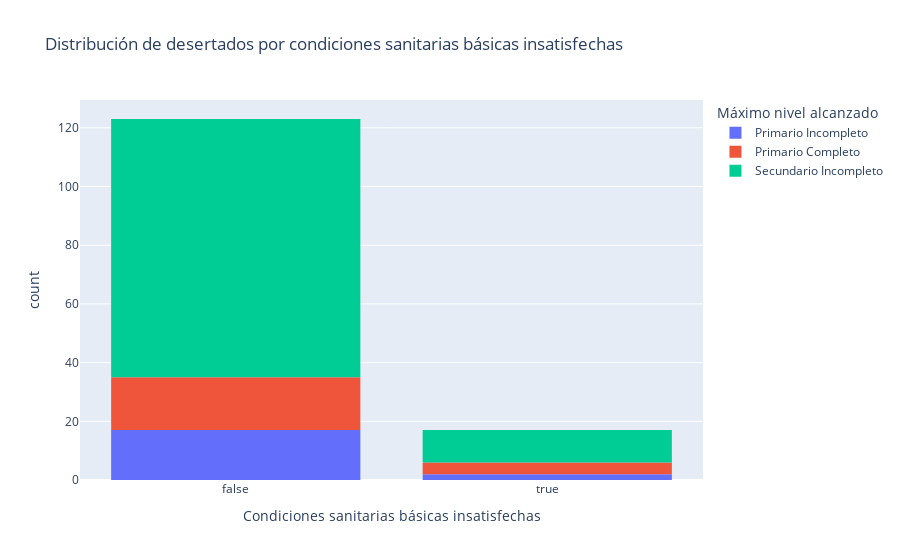

Write notebook code for a chart like this one.
### Code cell
fig = px.histogram(data_frame=desertados_s, x='nbi_sanitaria', color='NIVEL_ED_22',
                  labels={'nbi_sanitaria': 'Condiciones sanitarias básicas insatisfechas',
                         'NIVEL_ED_22': 'Máximo nivel alcanzado'}, 
                   nbins=20,
                   title='Distribución de desertados por condiciones sanitarias básicas insatisfechas',
                   height=600)

newnames = {'1':'Primario Incompleto', '2': 'Primario Completo', '3': 'Secundario Incompleto'}
fig.for_each_trace(lambda t: t.update(name = newnames[t.name],
                                      legendgroup = newnames[t.name],
                                      hovertemplate = t.hovertemplate.replace(t.name, newnames[t.name])
                                     )
                  )
fig.show()

### Figure 1 — Plotly figure (JSON) as saved in the notebook; plotly's stock layout.template omitted (floating-point values rounded to 4 significant figures)
{"data": [{"alignmentgroup": "True", "bingroup": "x", "hovertemplate": "Máximo nivel alcanzado=Primario Incompleto<br>Condiciones sanitarias básicas insatisfechas=%{x}<br>count=%{y}<extra></extra>", "legendgroup": "Primario Incompleto", "marker": {"color": "#636efa", "pattern": {"shape": ""}}, "name": "Primario Incompleto", "nbinsx": 20, "offsetgroup": "1", "orientation": "v", "showlegend": true, "type": "histogram", "x": [false, false, false, false, false, false, false, true, false, false, false, false, false, false, false, false, true, false, false], "xaxis": "x", "yaxis": "y"}, {"alignmentgroup": "True", "bingroup": "x", "hovertemplate": "Máximo nivel alcanzado=Primario Completo<br>Condiciones sanitarias básicas insatisfechas=%{x}<br>count=%{y}<extra></extra>", "legendgroup": "Primario Completo", "marker": {"color": "#EF553B", "pattern": {"shape": ""}}, "name": "Primario Completo", "nbinsx": 20, "offsetgroup": "2", "orientation": "v", "showlegend": true, "type": "histogram", "x": [false, false, false, false, false, false, false, false, false, false, true, false, false, false, false, false, false, true, true, true, false, false], "xaxis": "x", "yaxis": "y"}, {"alignmentgroup": "True", "bingroup": "x", "hovertemplate": "Máximo nivel alcanzado=Secundario Incompleto<br>Condiciones sanitarias básicas insatisfechas=%{x}<br>count=%{y}<extra></extra>", "legendgroup": "Secundario Incompleto", "marker": {"color": "#00cc96", "pattern": {"shape": ""}}, "name": "Secundario Incompleto", "nbinsx": 20, "offsetgroup": "3", "orientation": "v", "showlegend": true, "type": "histogram", "x": [false, false, false, false, false, false, false, true, false, false, false, false, true, false, false, false, false, false, true, false, false, false, false, false, false, false, false, true, false, false, false, false, false, false, false, false, false, false, false, false, false, false, false, false, false, false, true, false, false, true, true, false, false, false, false, false, true, true, false, false, false, false, false, false, false, false, false, false, false, false, false, true, false, false, false, false, false, true, false, false, false, false, false, false, false, false, false, false, false, false, false, false, false, false, false, false, false, false, false], "xaxis": "x", "yaxis": "y"}], "layout": {"autosize": true, "barmode": "relative", "legend": {"title": {"text": "Máximo nivel alcanzado"}, "tracegroupgap": 0}, "title": {"text": "Distribución de desertados por condiciones sanitarias básicas insatisfechas"}, "xaxis": {"anchor": "y", "autorange": true, "domain": [0, 1], "range": [-0.5, 1.5], "title": {"text": "Condiciones sanitarias básicas insatisfechas"}, "type": "category"}, "yaxis": {"anchor": "x", "autorange": true, "domain": [0, 1], "range": [0, 129.5], "title": {"text": "count"}}}}
